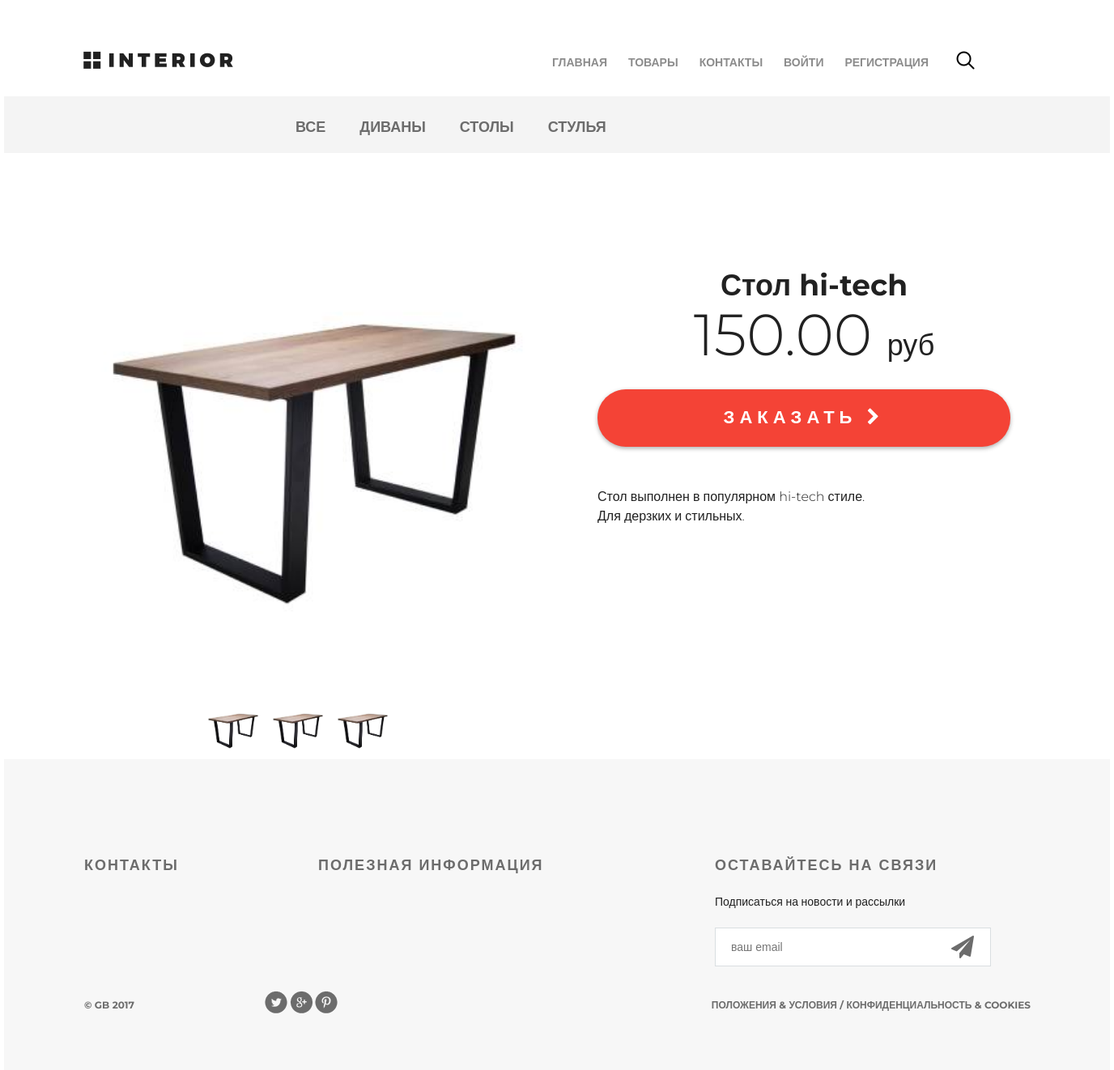
Page /product/5/ (signed in) on the earlier database version.
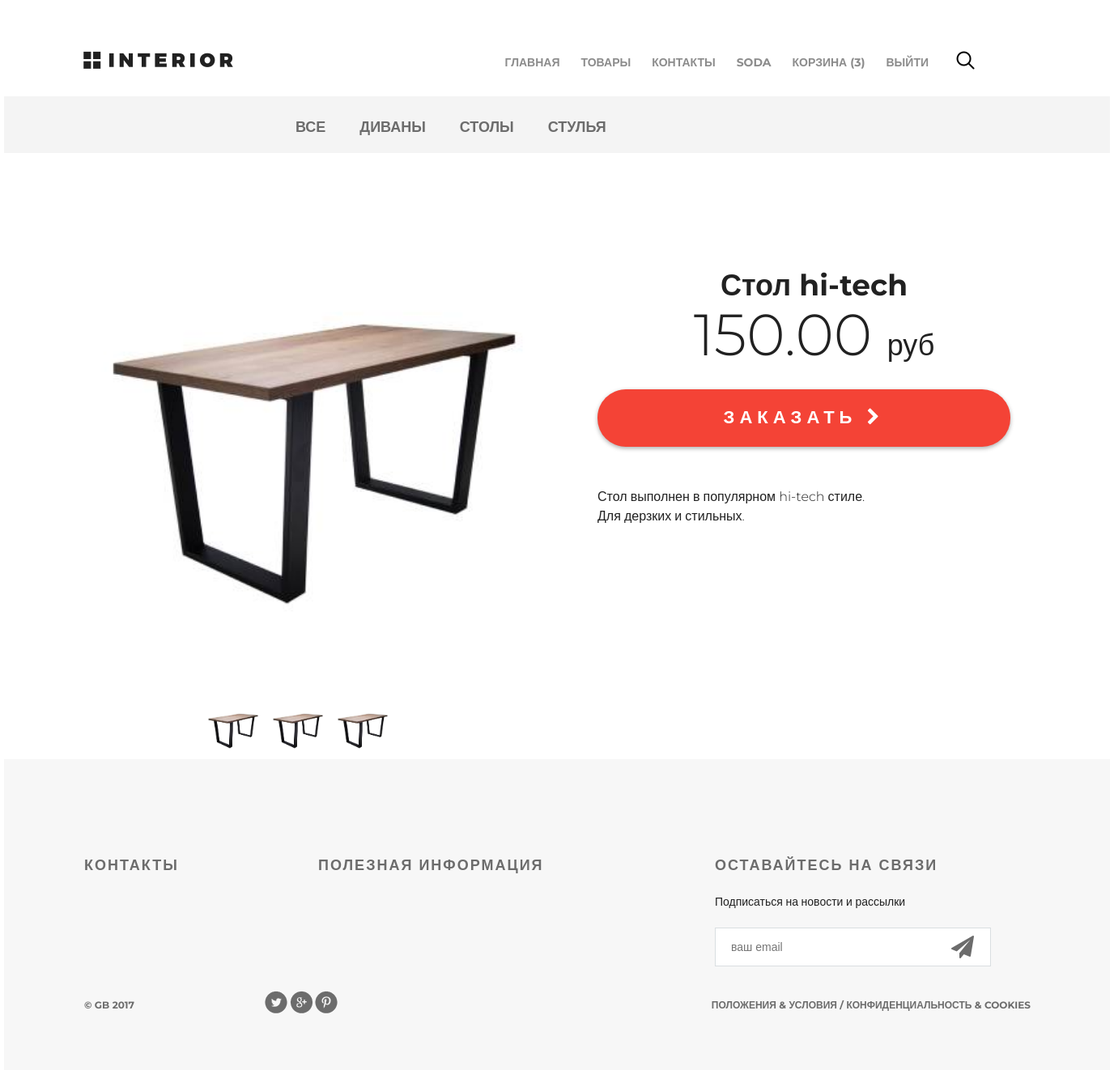
Same page on the later database version.
### authapp/models.py (models this page shows)
class ShopUser(AbstractUser):
    avatar = models.ImageField(upload_to='users_avatars', blank=True)
    age = models.PositiveIntegerField(verbose_name='возраст', null=True)
    city = models.CharField(max_length=64, blank=True)
    is_active = models.BooleanField(default=True)

### basketapp/models.py (models this page shows, shortened)
class Basket(models.Model):
    user = models.ForeignKey(get_user_model(), on_delete=models.CASCADE, related_name='basket')
    product = models.ForeignKey(Product, on_delete=models.CASCADE)
    quantity = models.PositiveSmallIntegerField(verbose_name='количество', default=0)
    created_at = models.DateTimeField(verbose_name='время', auto_now_add=True)
    objects = BasketManager()

### mainapp/views.py (the view)
# urls.py: path('product/<int:pk>/', mainapp.product, name='product'),
def product(request, pk):
    categories = Category.objects.all()
    product = get_object_or_404(Product, pk=pk)
    return render(
        request,
        'mainapp/product.html',
        context={
            'title': product.name,
            'menu': MENU_LINKS,
            'product': product,
            'category': product.category,
            'categories': categories,
        })

### basketapp/models.py (called while the page is built)
    def quantity(self):
        return sum(item.quantity for item in self.all())

### mainapp/Templates/mainapp/product.html (shortened to what this page needs)
{% extends 'mainapp/base.html' %}
{% load static %}
{% block content %}
<div class="hero-white">
    {% include 'mainapp/includes/main_menu_inc.html' %}
</div>
<div class="details">
    <div class="links clearfix">
        {% include 'mainapp/includes/categories_menu_inc.html' %}
    </div>
    <div class="details-products">
        <div class="details-slider">
            <div class="slider-product">
                <img src="{{ product.image.url }}">
            </div>
            <div class="slider-control">
                <div class="block">
                    <a href="#"><img src="{{ product.image.url }}" alt="">
                    </a>
                </div>
                <div class="block">
                    <a href="#"><img src="{{ product.image.url }}" alt="">
                    </a>
                </div>
                <div class="block">
                    <a href="#"><img src="{{ product.image.url }}" alt="">
                    </a>
                </div>
            </div>
        </div>
        <div class="description">
            <h3 class="big-bold">{{ product.name }}</h3>
            <br>
            <p class="price"> {{ product.price }} <span>руб</span></p>
            <a href="{% url 'basket:add' product.pk %}" class="red-button">
                заказать <i class="fa fa-chevron-right" aria-hidden="true"></i>
            </a>
            <div class="description-text">{{ product.description | linebreaks }}</div>
        </div>
    </div>
{% endblock %}

### mainapp/Templates/mainapp/includes/main_menu_inc.html (shortened to what this page needs)
<div class="header clearfix">
    <a href="{% url 'index' %}" class="logo"></a>
    <ul class="menu">
        {% with url_name=request.resolver_match.url_name %}
        {% for link, name in menu.items %}
        <li><a href="{% url link %}" class="{% if url_name == link %} active {% endif %}">{{ name }}</a></li>
        {% endfor %}
        {% endwith %}
        {% if request.user.is_authenticated %}
            <li><a href="{% url 'auth:edit' %}">{{user.username}}</a></li>
            <li><a href="{% url 'basket:view' %}">Корзина ({{ request.user.basket.quantity }})</a></li>
            <li><a href="{% url 'auth:logout' %}">Выйти</a></li>
        {% else %}
            <li><a href="{% url 'auth:login' %}">Войти</a></li>
            <li><a href="{% url 'auth:register' %}">Регистрация</a></li>
        {% endif %}
    </ul>
    <a href="#" class="search"></a>
</div>

Differences in the rows shown:
now on this page (row edited): ShopUser: username "SODA", user.basket.quantity "3"
changed ShopUser: is_active False → True (drawn)
Other differences:
text no longer shown: "ВОЙТИ РЕГИСТРАЦИЯ"
text now shown: "КОРЗИНА ( ) ВЫЙТИ"
